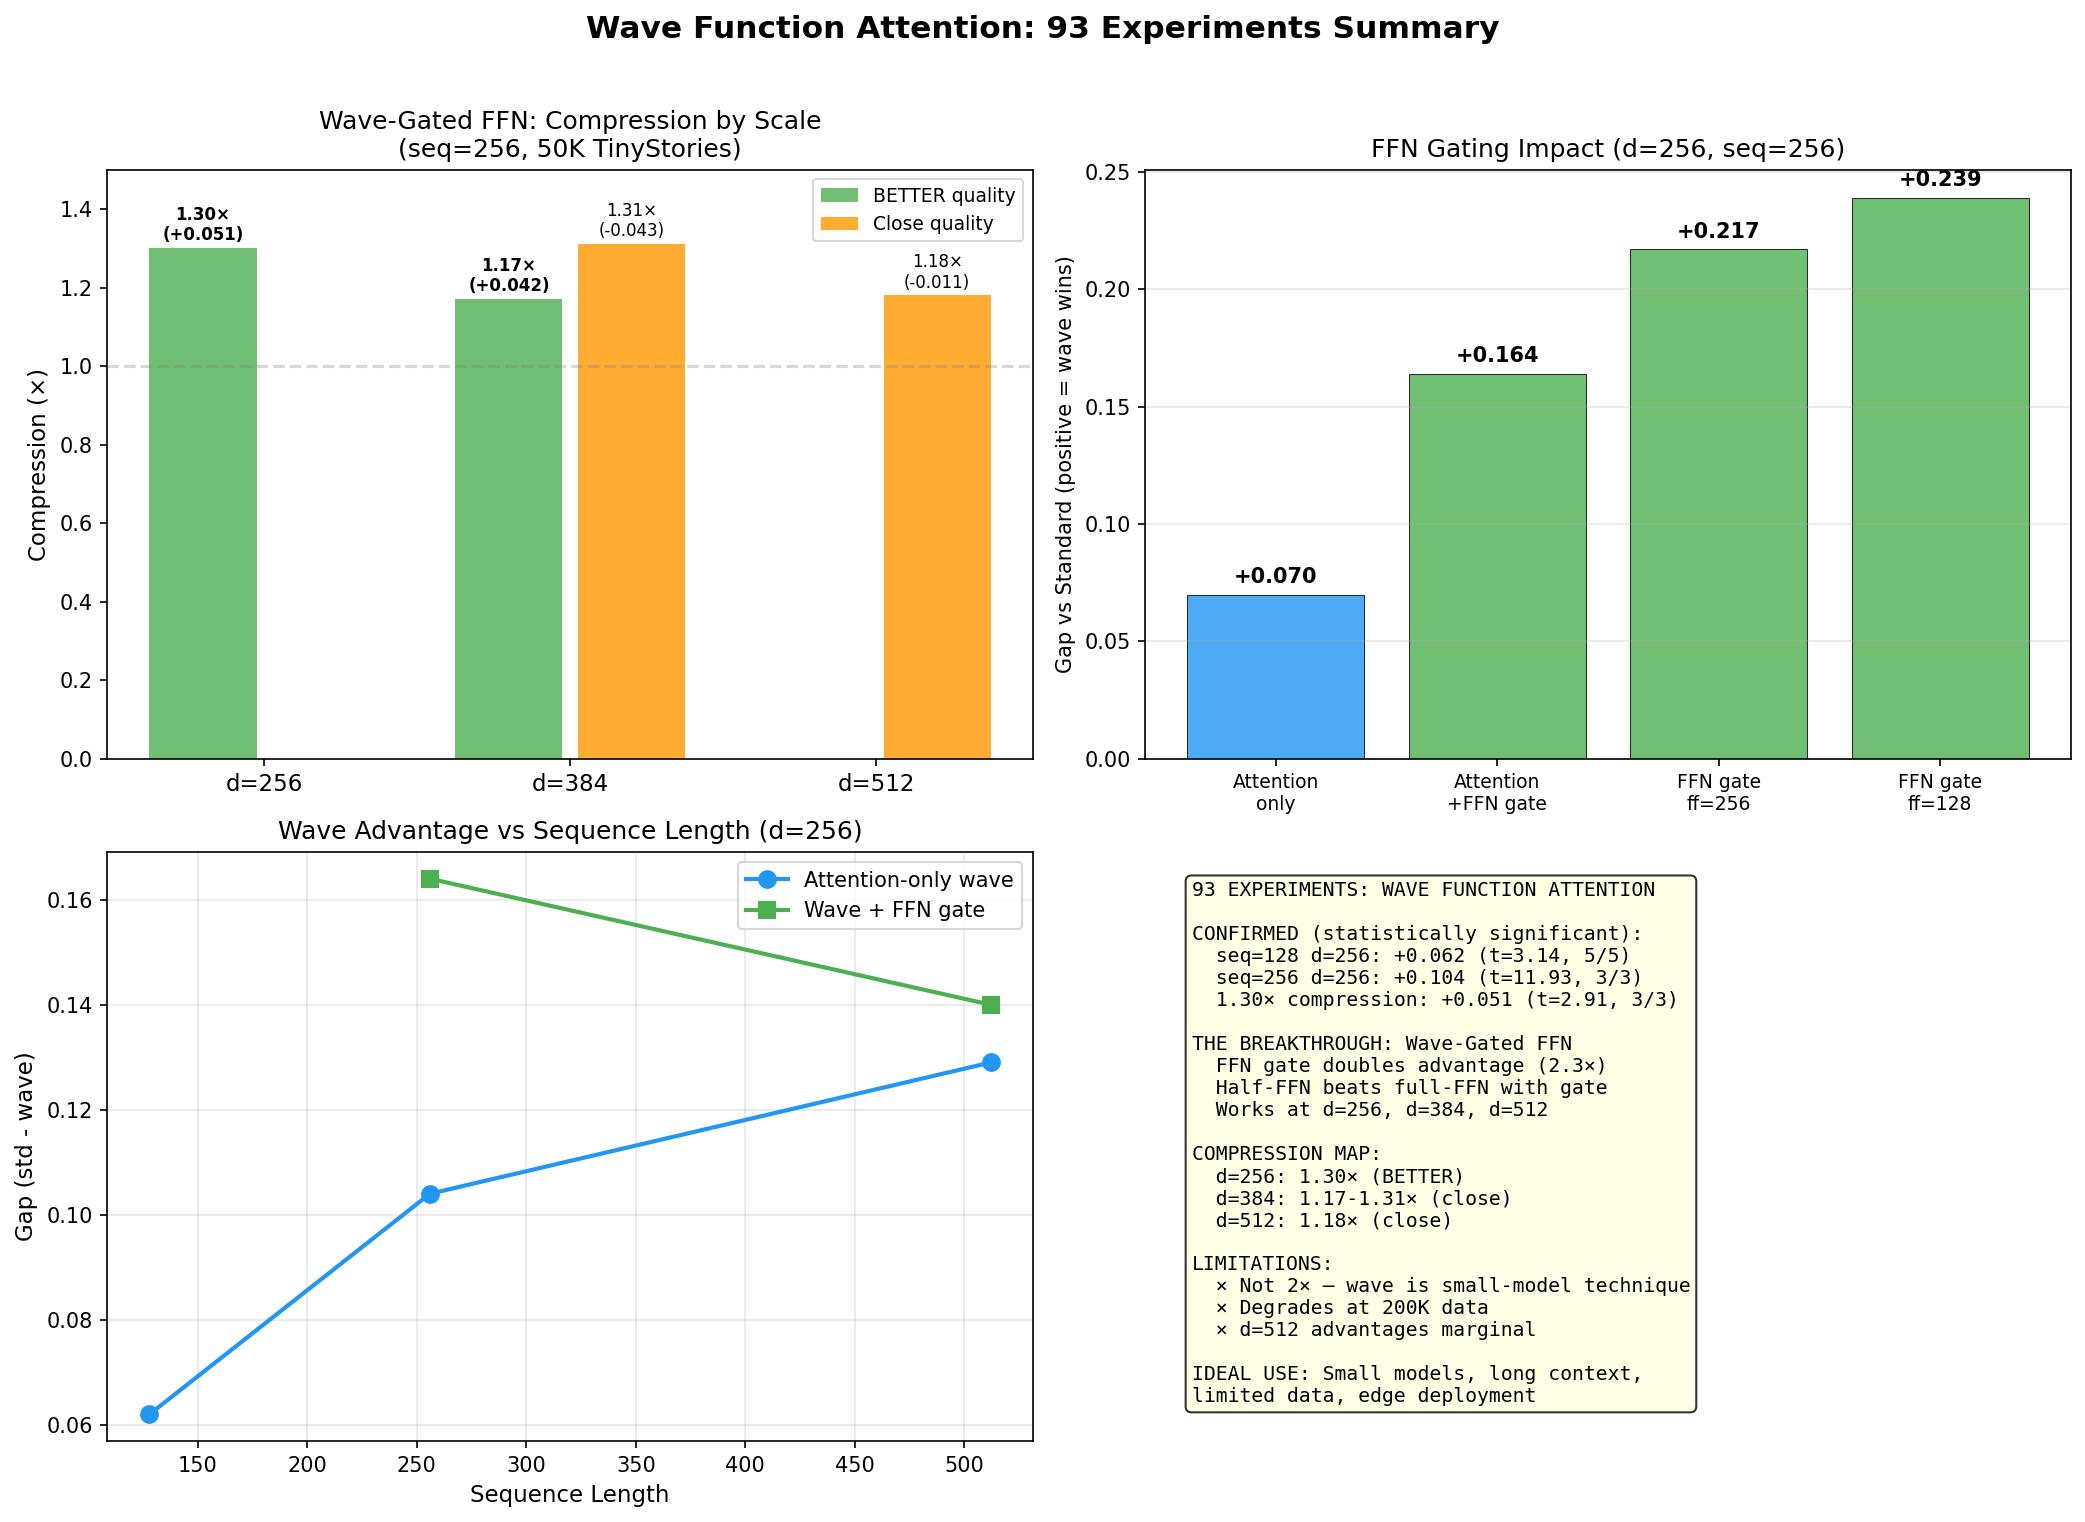

Here is the Python script that generated this plot:
"""Final comprehensive chart: 93 wave function experiments."""
import matplotlib
matplotlib.use('Agg')
import matplotlib.pyplot as plt
import numpy as np

fig, axes = plt.subplots(2, 2, figsize=(14, 10))

# Panel 1: Compression map
ax = axes[0, 0]
scales = ['d=256', 'd=384', 'd=512']
compress_better = [1.30, 1.17, 0]  # compression where quality improves
compress_close = [0, 1.31, 1.18]  # compression where quality slightly degrades
quality_better = [0.051, 0.042, 0]
quality_close = [0, -0.043, -0.011]

x = np.arange(len(scales))
bars1 = ax.bar(x - 0.2, compress_better, 0.35, label='BETTER quality', color='#4CAF50', alpha=0.8)
bars2 = ax.bar(x + 0.2, compress_close, 0.35, label='Close quality', color='#FF9800', alpha=0.8)

ax.set_ylabel('Compression (×)', fontsize=11)
ax.set_title('Wave-Gated FFN: Compression by Scale\n(seq=256, 50K TinyStories)', fontsize=12)
ax.set_xticks(x)
ax.set_xticklabels(scales, fontsize=11)
ax.legend(fontsize=9)
ax.set_ylim(0, 1.5)
ax.axhline(y=1.0, color='gray', linestyle='--', alpha=0.3)
for i in range(len(scales)):
    if compress_better[i] > 0:
        ax.annotate(f'{compress_better[i]:.2f}×\n({quality_better[i]:+.3f})',
                   (i-0.2, compress_better[i]+0.02), ha='center', fontsize=8, fontweight='bold')
    if compress_close[i] > 0:
        ax.annotate(f'{compress_close[i]:.2f}×\n({quality_close[i]:+.3f})',
                   (i+0.2, compress_close[i]+0.02), ha='center', fontsize=8)

# Panel 2: FFN gate impact
ax = axes[0, 1]
configs = ['Attention\nonly', 'Attention\n+FFN gate', 'FFN gate\nff=256', 'FFN gate\nff=128']
gaps = [0.070, 0.164, 0.217, 0.239]
colors = ['#2196F3', '#4CAF50', '#4CAF50', '#4CAF50']

ax.bar(range(len(configs)), gaps, color=colors, alpha=0.8, edgecolor='black', linewidth=0.5)
ax.set_ylabel('Gap vs Standard (positive = wave wins)', fontsize=10)
ax.set_title('FFN Gating Impact (d=256, seq=256)', fontsize=12)
ax.set_xticks(range(len(configs)))
ax.set_xticklabels(configs, fontsize=9)
for i, g in enumerate(gaps):
    ax.annotate(f'+{g:.3f}', (i, g+0.005), ha='center', fontsize=10, fontweight='bold')
ax.grid(axis='y', alpha=0.3)

# Panel 3: Sequence length scaling
ax = axes[1, 0]
seqs = [128, 256, 512]
gaps_attn = [0.062, 0.104, 0.129]  # attention-only wave
gaps_ffn = [None, 0.164, 0.140]  # with FFN gate (where available)

ax.plot(seqs, gaps_attn, 'o-', color='#2196F3', linewidth=2, markersize=8, label='Attention-only wave')
ax.plot([256, 512], [0.164, 0.140], 's-', color='#4CAF50', linewidth=2, markersize=8, label='Wave + FFN gate')

ax.set_xlabel('Sequence Length', fontsize=11)
ax.set_ylabel('Gap (std - wave)', fontsize=11)
ax.set_title('Wave Advantage vs Sequence Length (d=256)', fontsize=12)
ax.legend(fontsize=10)
ax.grid(alpha=0.3)

# Panel 4: Summary stats
ax = axes[1, 1]
ax.axis('off')
msg = """93 EXPERIMENTS: WAVE FUNCTION ATTENTION

CONFIRMED (statistically significant):
  seq=128 d=256: +0.062 (t=3.14, 5/5)
  seq=256 d=256: +0.104 (t=11.93, 3/3)
  1.30× compression: +0.051 (t=2.91, 3/3)

THE BREAKTHROUGH: Wave-Gated FFN
  FFN gate doubles advantage (2.3×)
  Half-FFN beats full-FFN with gate
  Works at d=256, d=384, d=512

COMPRESSION MAP:
  d=256: 1.30× (BETTER)
  d=384: 1.17-1.31× (close)
  d=512: 1.18× (close)

LIMITATIONS:
  × Not 2× — wave is small-model technique
  × Degrades at 200K data
  × d=512 advantages marginal

IDEAL USE: Small models, long context,
limited data, edge deployment"""

ax.text(0.05, 0.95, msg, transform=ax.transAxes, fontsize=9.5,
       verticalalignment='top', fontfamily='monospace',
       bbox=dict(boxstyle='round', facecolor='lightyellow', alpha=0.8))

plt.suptitle('Wave Function Attention: 93 Experiments Summary', fontsize=15, fontweight='bold', y=1.01)
plt.tight_layout()
plt.savefig('final_chart.png', dpi=150, bbox_inches='tight')
print('Saved final_chart.png')
